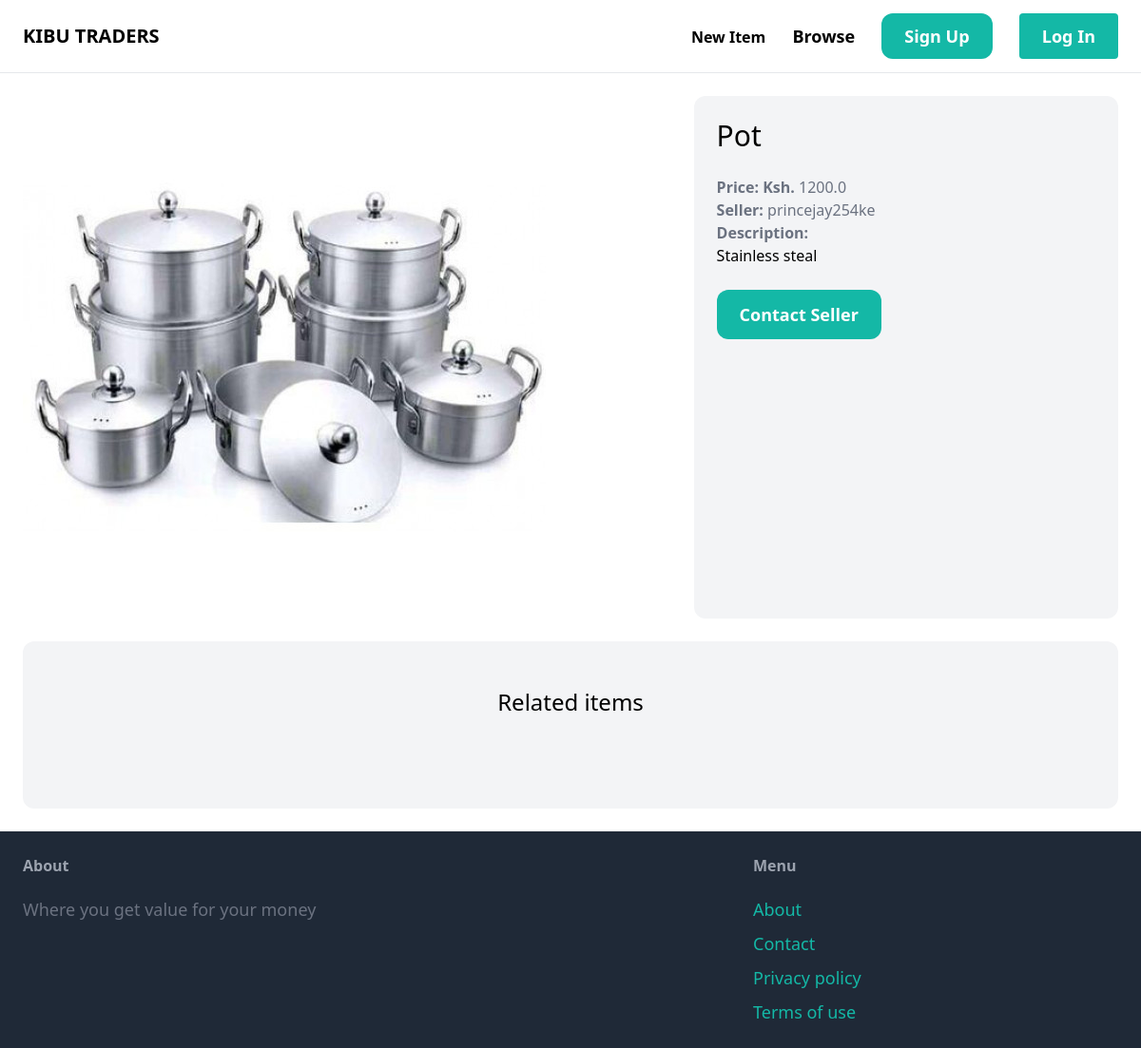
Page /items/4/ on the committed database.
### item/models.py (models this page shows, shortened)
class Item(models.Model):
    category = models.ForeignKey(Category,related_name='items',on_delete=models.CASCADE)
    name = models.CharField(max_length=255)
    description = models.TextField(blank=True, null=True)
    price = models.FloatField()
    image = models.ImageField(upload_to='items_images',blank=True,null=True)
    is_sold = models.BooleanField(default=False)
    created_by = models.ForeignKey(User, related_name='items', on_delete=models.CASCADE)
    created_at = models.DateTimeField(auto_now_add=True)

### item/views.py (the view)
# urls.py: path('<int:pk>/', views.detail, name='detail')
def detail(request, pk):
    item = get_object_or_404(Item, pk=pk)
    related_items= Item.objects.filter(category=item.category, is_sold=False).exclude(pk=pk)[0:3]
    return render(request, 'item/detail.html',{
        'item':item,
        'related_items':related_items
    })

### item/templates/item/detail.html (shortened to what this page needs)
{% extends "core/base.html" %}
{% block content %}
<div class="grid grid-cols-5 gap-6">
    <div class="col-span-3">
        <img src="{{item.image.url}}" class= "rounded-xl">
    </div>
    <div class="col-span-2 p-6 bg-gray-100 rounded-xl">
        <h1 class="mb-6 text-3xl">{{ item.name }}</h1>
        <p class="text-gray-500"><strong>Price: Ksh. </strong>{{ item.price }}</p>
        <p class="text-gray-500"><strong>Seller: </strong>{{ item.created_by.username }}</p>
        {% if item.description %}
        <p class="Text-gray-700">
            <strong class="text-gray-500"> Description:</strong><br>
            {{ item.description }}
        </p>
        {% endif %}
        <a href="#" class="inline-block mt-6 px-6 py-3 text-lg font-semibold bg-teal-500 text-white rounded-xl hover:bg-teal-700">Contact Seller</a>
    </div>
</div>
<div class="mt-6 px-6 py-12 bg-gray-100 rounded-xl">
    <h2 class= "mb-12 text-2xl text-center">Related items</h2>
</div>
{% endblock %}

### rows in the picture
Item: image (picture), name "Pot", price "1200.0", created_by.username "princejay254ke", description "Stainless steal"
